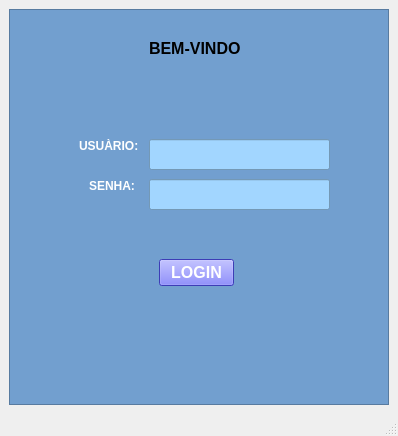
<?xml version="1.0" encoding="UTF-8"?>
<ui version="4.0">
 <class>MainWindow</class>
 <widget class="QMainWindow" name="MainWindow">
  <property name="geometry">
   <rect>
    <x>0</x>
    <y>0</y>
    <width>398</width>
    <height>436</height>
   </rect>
  </property>
  <property name="windowTitle">
   <string>MainWindow</string>
  </property>
  <widget class="QWidget" name="centralwidget">
   <layout class="QGridLayout" name="gridLayout_2">
    <item row="0" column="0">
     <widget class="QFrame" name="frame">
      <property name="autoFillBackground">
       <bool>false</bool>
      </property>
      <property name="styleSheet">
       <string notr="true">background-color: rgb(114, 159, 207);</string>
      </property>
      <property name="frameShape">
       <enum>QFrame::StyledPanel</enum>
      </property>
      <property name="frameShadow">
       <enum>QFrame::Raised</enum>
      </property>
      <widget class="QLineEdit" name="lE_password">
       <property name="geometry">
        <rect>
         <x>140</x>
         <y>170</y>
         <width>181</width>
         <height>31</height>
        </rect>
       </property>
       <property name="styleSheet">
        <string notr="true">background-color: rgb(162, 214, 255);</string>
       </property>
      </widget>
      <widget class="QLineEdit" name="lE_user">
       <property name="geometry">
        <rect>
         <x>140</x>
         <y>130</y>
         <width>181</width>
         <height>31</height>
        </rect>
       </property>
       <property name="styleSheet">
        <string notr="true">background-color: rgb(162, 214, 255);</string>
       </property>
      </widget>
      <widget class="QLabel" name="l_usuario">
       <property name="geometry">
        <rect>
         <x>70</x>
         <y>130</y>
         <width>60</width>
         <height>14</height>
        </rect>
       </property>
       <property name="font">
        <font>
         <pointsize>9</pointsize>
         <weight>75</weight>
         <bold>true</bold>
        </font>
       </property>
       <property name="styleSheet">
        <string notr="true">background-color: rgb(114, 159, 207);
color: rgb(255, 255, 255);</string>
       </property>
       <property name="text">
        <string>USUÀRIO:</string>
       </property>
      </widget>
      <widget class="QLabel" name="l_senha">
       <property name="geometry">
        <rect>
         <x>80</x>
         <y>170</y>
         <width>45</width>
         <height>14</height>
        </rect>
       </property>
       <property name="font">
        <font>
         <pointsize>9</pointsize>
         <weight>75</weight>
         <bold>true</bold>
        </font>
       </property>
       <property name="styleSheet">
        <string notr="true">background-color: rgb(114, 159, 207);
color: rgb(255, 255, 255);</string>
       </property>
       <property name="text">
        <string>SENHA:</string>
       </property>
      </widget>
      <widget class="QPushButton" name="pB_login">
       <property name="geometry">
        <rect>
         <x>150</x>
         <y>250</y>
         <width>75</width>
         <height>27</height>
        </rect>
       </property>
       <property name="font">
        <font>
         <pointsize>12</pointsize>
         <weight>75</weight>
         <bold>true</bold>
        </font>
       </property>
       <property name="styleSheet">
        <string notr="true">color: rgb(255, 255, 255);
background-color: rgb(85, 85, 255);</string>
       </property>
       <property name="text">
        <string>LOGIN</string>
       </property>
      </widget>
      <widget class="QLabel" name="l_bemvindo">
       <property name="geometry">
        <rect>
         <x>140</x>
         <y>30</y>
         <width>96</width>
         <height>19</height>
        </rect>
       </property>
       <property name="font">
        <font>
         <pointsize>12</pointsize>
         <weight>75</weight>
         <bold>true</bold>
        </font>
       </property>
       <property name="text">
        <string>BEM-VINDO</string>
       </property>
      </widget>
     </widget>
    </item>
   </layout>
  </widget>
  <widget class="QMenuBar" name="menubar">
   <property name="geometry">
    <rect>
     <x>0</x>
     <y>0</y>
     <width>398</width>
     <height>21</height>
    </rect>
   </property>
  </widget>
  <widget class="QStatusBar" name="statusbar"/>
 </widget>
 <resources/>
 <connections/>
</ui>
